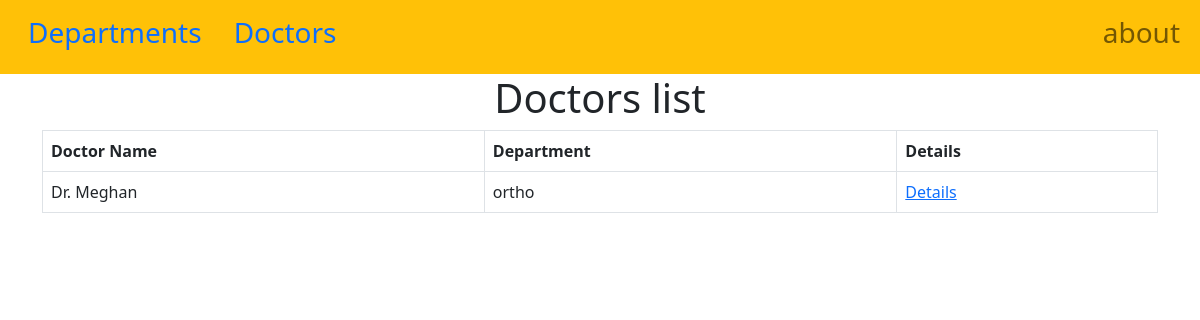
The app's page /departmentlist/doctorlist/, older data.
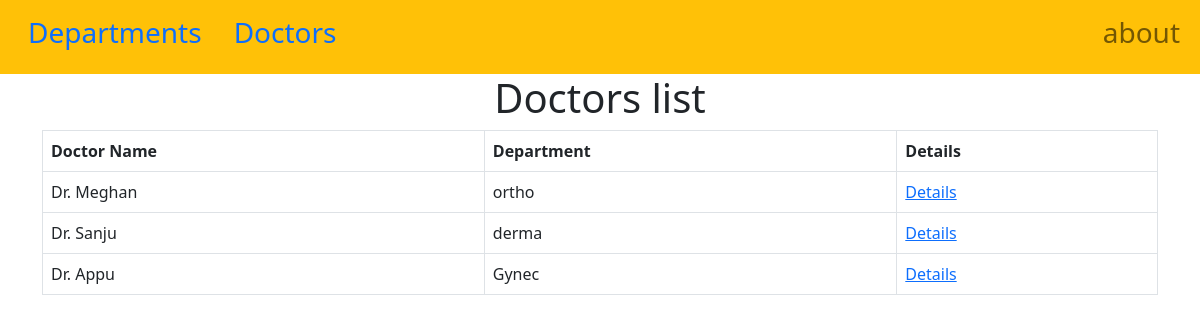
The same page, newer data.
### department_doctors_app/models.py (models this page shows, shortened)
class Doctors(models.Model):
    doctor_name=models.CharField(max_length=100, unique=True, blank=False, null=False)
    doctor_department_fk = models.ForeignKey(Department, on_delete=models.CASCADE)
    qualification= models.CharField(max_length=50, unique=True, blank=False, null=False)
    photo= models.ImageField(upload_to='photos', max_length=1000)

class Department(models.Model):
    department_name = models.CharField(max_length=100,unique=True, blank=False, null=False,choices=[ ('ortho', 'orthopedics'), ('cardio', 'Cardiology'),
                                             ('derma', 'Dermatology'),('Gynec','Gynecology'),])
    department_description= models.TextField()
    def __str__(self):
        return self.department_name

### department_doctors_app/views.py (the view)
# urls.py: path('doctorlist/', views.DoctorsListView.as_view(), name='doctor_list'),
class DoctorsListView( ListView):
    model = Doctors
    template_name = 'doctors.html'
    context_object_name = 'doctorList'
    login_url = '/login/'

### templates/doctors.html
{% extends 'base.html' %}
{% block content %}
<div class="container">
    <center>
        <h1>Doctors list</h1>
    </center>
    <table class="table table-bordered">
        <thead>
            <tr>
                <th>Doctor Name</th>
                <th>Department</th>
                <th>Details</th>
            </tr>
        </thead>
        <tbody>
            {% for i in doctorList %}
            <tr>
                <td>{{ i.doctor_name }}</td>
                <td>{{ i.doctor_department_fk }}</td>
                <td><a href="{% url 'department_doctors_app:doctor_detail' i.pk %}">Details</a></td>
            </tr>
            {% endfor %}
        </tbody>
    </table>
</div>
{% endblock %}

Row changes from the older to the newer data that the page shows:
added Doctors: doctor_name "Dr. Sanju", doctor_department_fk "derma"
added Doctors: doctor_name "Dr. Appu", doctor_department_fk "Gynec"
